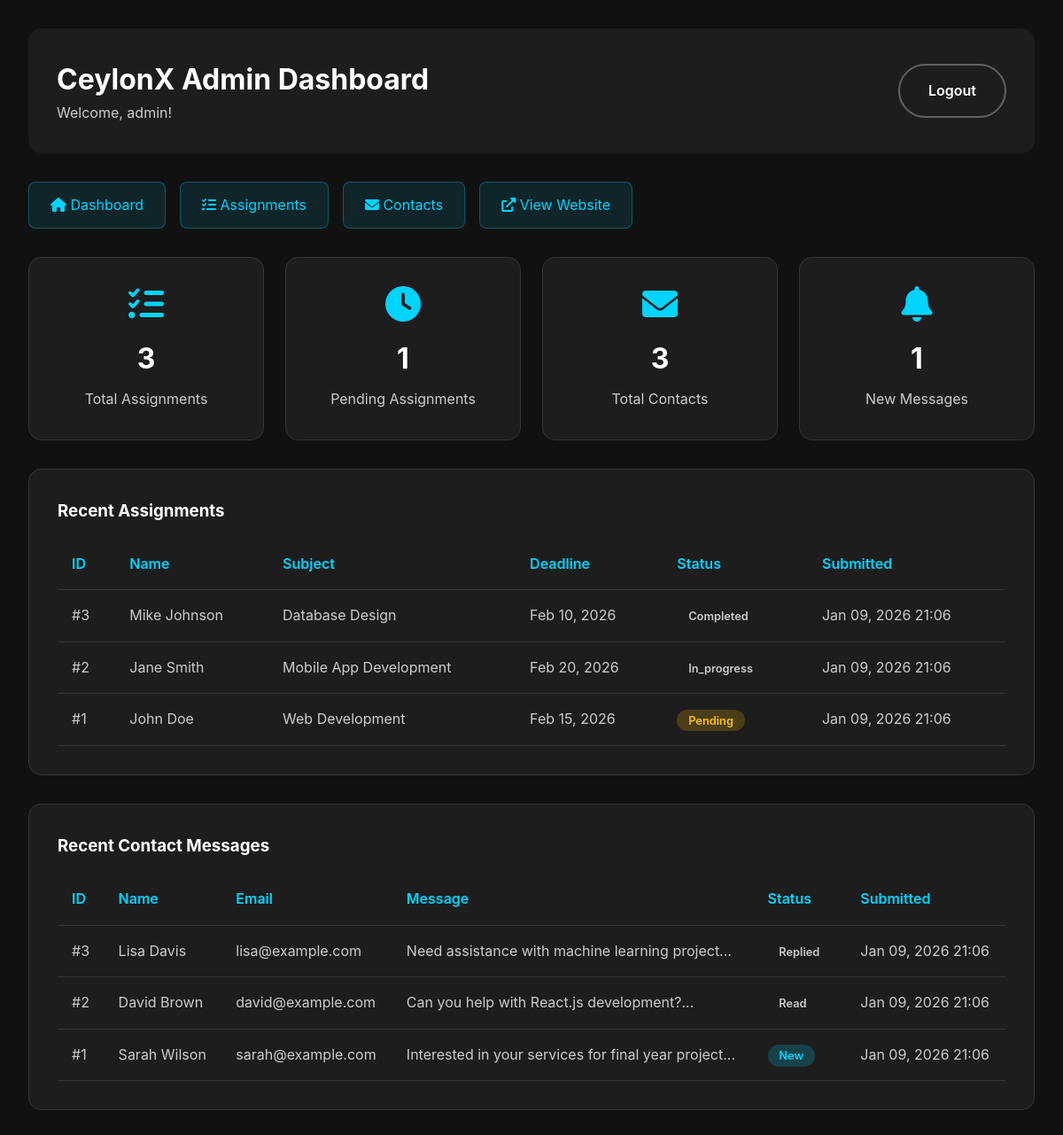
/admin/index.php (signed in), run on the app's committed database.
### tables this page shows
CREATE TABLE IF NOT EXISTS assignments (
    id INT AUTO_INCREMENT PRIMARY KEY,
    name VARCHAR(191) NOT NULL,
    email VARCHAR(191) NOT NULL,
    phone VARCHAR(20) NOT NULL,
    subject VARCHAR(191) NOT NULL,
    deadline DATE NOT NULL,
    description TEXT NOT NULL,
    submitted_at TIMESTAMP DEFAULT CURRENT_TIMESTAMP,
    status ENUM('pending', 'in_progress', 'completed', 'cancelled') DEFAULT 'pending',
    notes TEXT,
    created_at TIMESTAMP DEFAULT CURRENT_TIMESTAMP,
    updated_at TIMESTAMP DEFAULT CURRENT_TIMESTAMP ON UPDATE CURRENT_TIMESTAMP,
    INDEX idx_status (status),
    INDEX idx_submitted_at (submitted_at),
    INDEX idx_deadline (deadline),
    INDEX idx_email (email(191))
);

CREATE TABLE IF NOT EXISTS contacts (
    id INT AUTO_INCREMENT PRIMARY KEY,
    name VARCHAR(191) NOT NULL,
    email VARCHAR(191) NOT NULL,
    phone VARCHAR(20),
    message TEXT NOT NULL,
    submitted_at TIMESTAMP DEFAULT CURRENT_TIMESTAMP,
    status ENUM('new', 'read', 'replied', 'closed') DEFAULT 'new',
    created_at TIMESTAMP DEFAULT CURRENT_TIMESTAMP,
    updated_at TIMESTAMP DEFAULT CURRENT_TIMESTAMP ON UPDATE CURRENT_TIMESTAMP,
    INDEX idx_status (status),
    INDEX idx_submitted_at (submitted_at),
    INDEX idx_email (email(191))
);

### admin/index.php (the view, shortened to what this page needs)
<?php
$database = new Database();
$conn = $database->getConnection();
$stats = [];
$stmt = $conn->prepare("SELECT COUNT(*) as total FROM assignments");
$stmt->execute();
$stats['total_assignments'] = $stmt->fetch()['total'];
$stmt = $conn->prepare("SELECT COUNT(*) as pending FROM assignments WHERE status = 'pending'");
$stmt->execute();
$stats['pending_assignments'] = $stmt->fetch()['pending'];
$stmt = $conn->prepare("SELECT COUNT(*) as total FROM contacts");
$stmt->execute();
$stats['total_contacts'] = $stmt->fetch()['total'];
$stmt = $conn->prepare("SELECT COUNT(*) as new FROM contacts WHERE status = 'new'");
$stmt->execute();
$stats['new_contacts'] = $stmt->fetch()['new'];
$stmt = $conn->prepare("SELECT * FROM assignments ORDER BY submitted_at DESC LIMIT 5");
$stmt->execute();
$recent_assignments = $stmt->fetchAll();
$stmt = $conn->prepare("SELECT * FROM contacts ORDER BY submitted_at DESC LIMIT 5");
$stmt->execute();
$recent_contacts = $stmt->fetchAll();
?>
<!DOCTYPE html>
<html lang="en">
<head>
    <link rel="stylesheet" href="../assets/css/style.css">
    <link href="https://cdnjs.cloudflare.com/ajax/libs/font-awesome/6.0.0/css/all.min.css" rel="stylesheet">
</head>
<body>
    <div class="admin-container">
        <div class="admin-header">
            <div>
                <h1 style="color: #fff;">CeylonX Admin Dashboard</h1>
                <p style="color: #ccc;">Welcome, <?php echo $_SESSION['admin_username']; ?>!</p>
            </div>
            <a href="logout.php" class="btn btn-secondary">Logout</a>
        </div>
        <div class="admin-nav">
            <a href="index.php"><i class="fas fa-home"></i> Dashboard</a>
            <a href="assignments.php"><i class="fas fa-tasks"></i> Assignments</a>
            <a href="contacts.php"><i class="fas fa-envelope"></i> Contacts</a>
            <a href="../index.php" target="_blank"><i class="fas fa-external-link-alt"></i> View Website</a>
        </div>
        <div class="stats-grid">
            <div class="stat-card">
                <i class="fas fa-tasks"></i>
                <h3><?php echo $stats['total_assignments']; ?></h3>
                <p>Total Assignments</p>
            </div>
            <div class="stat-card">
                <i class="fas fa-clock"></i>
                <h3><?php echo $stats['pending_assignments']; ?></h3>
                <p>Pending Assignments</p>
            </div>
            <div class="stat-card">
                <i class="fas fa-envelope"></i>
                <h3><?php echo $stats['total_contacts']; ?></h3>
                <p>Total Contacts</p>
            </div>
            <div class="stat-card">
                <i class="fas fa-bell"></i>
                <h3><?php echo $stats['new_contacts']; ?></h3>
                <p>New Messages</p>
            </div>
        </div>
        <div class="recent-section">
            <h3>Recent Assignments</h3>
            <table class="table">
                <thead>
                    <tr>
                        <th>ID</th>
                        <th>Name</th>
                        <th>Subject</th>
                        <th>Deadline</th>
                        <th>Status</th>
                        <th>Submitted</th>
                    </tr>
                </thead>
                <tbody>
                    <?php foreach ($recent_assignments as $assignment): ?>
                    <tr>
                        <td>#<?php echo $assignment['id']; ?></td>
                        <td><?php echo htmlspecialchars($assignment['name']); ?></td>
                        <td><?php echo htmlspecialchars($assignment['subject']); ?></td>
                        <td><?php echo date('M d, Y', strtotime($assignment['deadline'])); ?></td>
                        <td><span class="status-badge status-<?php echo $assignment['status']; ?>"><?php echo ucfirst($assignment['status']); ?></span></td>
                        <td><?php echo date('M d, Y H:i', strtotime($assignment['submitted_at'])); ?></td>
                    </tr>
                    <?php endforeach; ?>
                </tbody>
            </table>
        </div>
        <div class="recent-section">
            <h3>Recent Contact Messages</h3>
            <table class="table">
                <thead>
                    <tr>
                        <th>ID</th>
                        <th>Name</th>
                        <th>Email</th>
                        <th>Message</th>
                        <th>Status</th>
                        <th>Submitted</th>
                    </tr>
                </thead>
                <tbody>
                    <?php foreach ($recent_contacts as $contact): ?>
                    <tr>
                        <td>#<?php echo $contact['id']; ?></td>
                        <td><?php echo htmlspecialchars($contact['name']); ?></td>
                        <td><?php echo htmlspecialchars($contact['email']); ?></td>
                        <td><?php echo htmlspecialchars(substr($contact['message'], 0, 50)) . '...'; ?></td>
                        <td><span class="status-badge status-<?php echo $contact['status']; ?>"><?php echo ucfirst($contact['status']); ?></span></td>
                        <td><?php echo date('M d, Y H:i', strtotime($contact['submitted_at'])); ?></td>
                    </tr>
                    <?php endforeach; ?>
                </tbody>
            </table>
        </div>
    </div>
</body>
</html>

### assets/css/style.css (style rules this page uses)
* { margin: 0; padding: 0; box-sizing: border-box; }
body { font-family: 'Inter', sans-serif; line-height: 1.6; color: #333; background-color: #0a0a0a; overflow-x: hidden; }
.btn { display: inline-block; padding: 1rem 2rem; border-radius: 50px; text-decoration: none; font-weight: 600; transition: all 0.3s ease; border: none; cursor: pointer; font-size: 1rem; }
.btn-secondary { background: transparent; color: #fff; border: 2px solid rgba(255, 255, 255, 0.3); }
html { scroll-behavior: smooth; }

### admin/index.php (style rules this page uses)
.admin-container { max-width: 1200px; margin: 0 auto; padding: 2rem; background: #111; min-height: 100vh; }
.admin-header { background: rgba(255, 255, 255, 0.05); padding: 2rem; border-radius: 15px; margin-bottom: 2rem; display: flex; justify-content: space-between; align-items: center; }
.admin-nav { display: flex; gap: 1rem; margin-bottom: 2rem; }
.admin-nav a { background: rgba(0, 212, 255, 0.1); color: #00d4ff; padding: 0.8rem 1.5rem; border-radius: 8px; text-decoration: none; border: 1px solid rgba(0, 212, 255, 0.3); transition: all 0.3s ease; }
.stats-grid { display: grid; grid-template-columns: repeat(auto-fit, minmax(250px, 1fr)); gap: 1.5rem; margin-bottom: 2rem; }
.stat-card { background: rgba(255, 255, 255, 0.05); padding: 2rem; border-radius: 15px; border: 1px solid rgba(255, 255, 255, 0.1); text-align: center; }
.stat-card i { font-size: 2.5rem; color: #00d4ff; margin-bottom: 1rem; }
.stat-card h3 { font-size: 2rem; color: #fff; margin-bottom: 0.5rem; }
.stat-card p { color: #ccc; }
.recent-section { background: rgba(255, 255, 255, 0.05); padding: 2rem; border-radius: 15px; border: 1px solid rgba(255, 255, 255, 0.1); margin-bottom: 2rem; }
.recent-section h3 { color: #fff; margin-bottom: 1rem; }
.table { width: 100%; border-collapse: collapse; }
.table th, .table td { padding: 1rem; text-align: left; border-bottom: 1px solid rgba(255, 255, 255, 0.1); }
.table th { color: #00d4ff; font-weight: 600; }
.table td { color: #ccc; }
.status-badge { padding: 0.3rem 0.8rem; border-radius: 20px; font-size: 0.8rem; font-weight: 600; }
.status-pending { background: rgba(255, 193, 7, 0.2); color: #ffc107; }
.status-new { background: rgba(0, 212, 255, 0.2); color: #00d4ff; }

### data on the page
assignments: id "3", name "Mike Johnson", subject "Database Design", deadline "Feb 10, 2026", status "Completed", submitted_at "Jan 09, 2026 21:06"
assignments: id "2", name "Jane Smith", subject "Mobile App Development", deadline "Feb 20, 2026", status "In_progress", submitted_at "Jan 09, 2026 21:06"
assignments: id "1", name "John Doe", subject "Web Development", deadline "Feb 15, 2026", status "Pending", submitted_at "Jan 09, 2026 21:06"
contacts: id "3", name "Lisa Davis", email "lisa@example.com", message "Need assistance with machine learning project", status "Replied", submitted_at "Jan 09, 2026 21:06"
contacts: id "2", name "David Brown", email "david@example.com", message "Can you help with React.js development?", status "Read", submitted_at "Jan 09, 2026 21:06"
contacts: id "1", name "Sarah Wilson", email "sarah@example.com", message "Interested in your services for final year project", status "New", submitted_at "Jan 09, 2026 21:06"

### other printed values
$_SESSION['admin_username'] "admin"
$stats['total_assignments'] "3"
$stats['pending_assignments'] "1"
$stats['total_contacts'] "3"
$stats['new_contacts'] "1"
